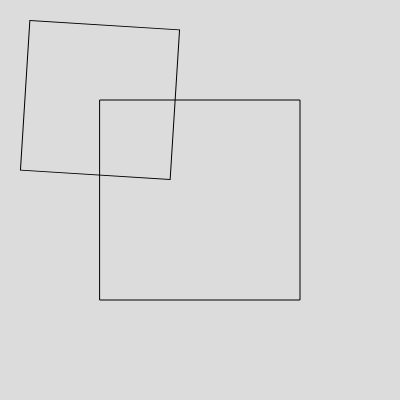
Frame 1 (no input)
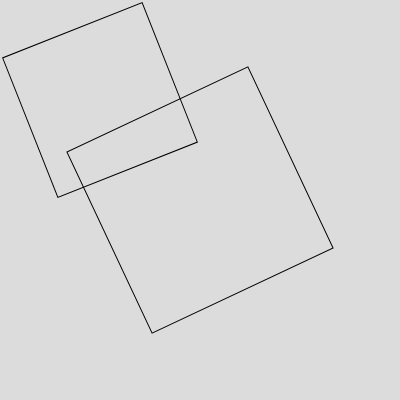
Frame 60 (no input)
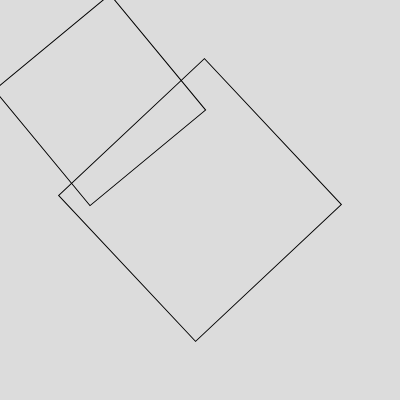
Frame 120 (the mouse pressed at the canvas centre since frame 60)

The p5.js sketch that drew these frames (run headless with seeded random() and noise() and a simulated clock; from frame 60 on, the mouse is pressed at the canvas centre):

// p5.js sketch
// ── sketch.js
let angle = 0;
function setup() {
  createCanvas(400, 400);
  //rectMode(CENTER);
}

function draw() {
  background(220);
  noFill();
  push();
  translate(width/2,height/2);//(0,0)--(width/2,height/2)
  rotate(angle);
  //translate(width/2,height/2);
  rectMode(CENTER);
  rect(0, 0,200);//(change to original)
  angle+=PI/50;
  pop();
  
  push();
  translate(width/4,height/4);
  rotate(angle);
  rectMode(CENTER);
  rect(0,0,150);
  pop();
  angle+=PI/50;
  
  
}
